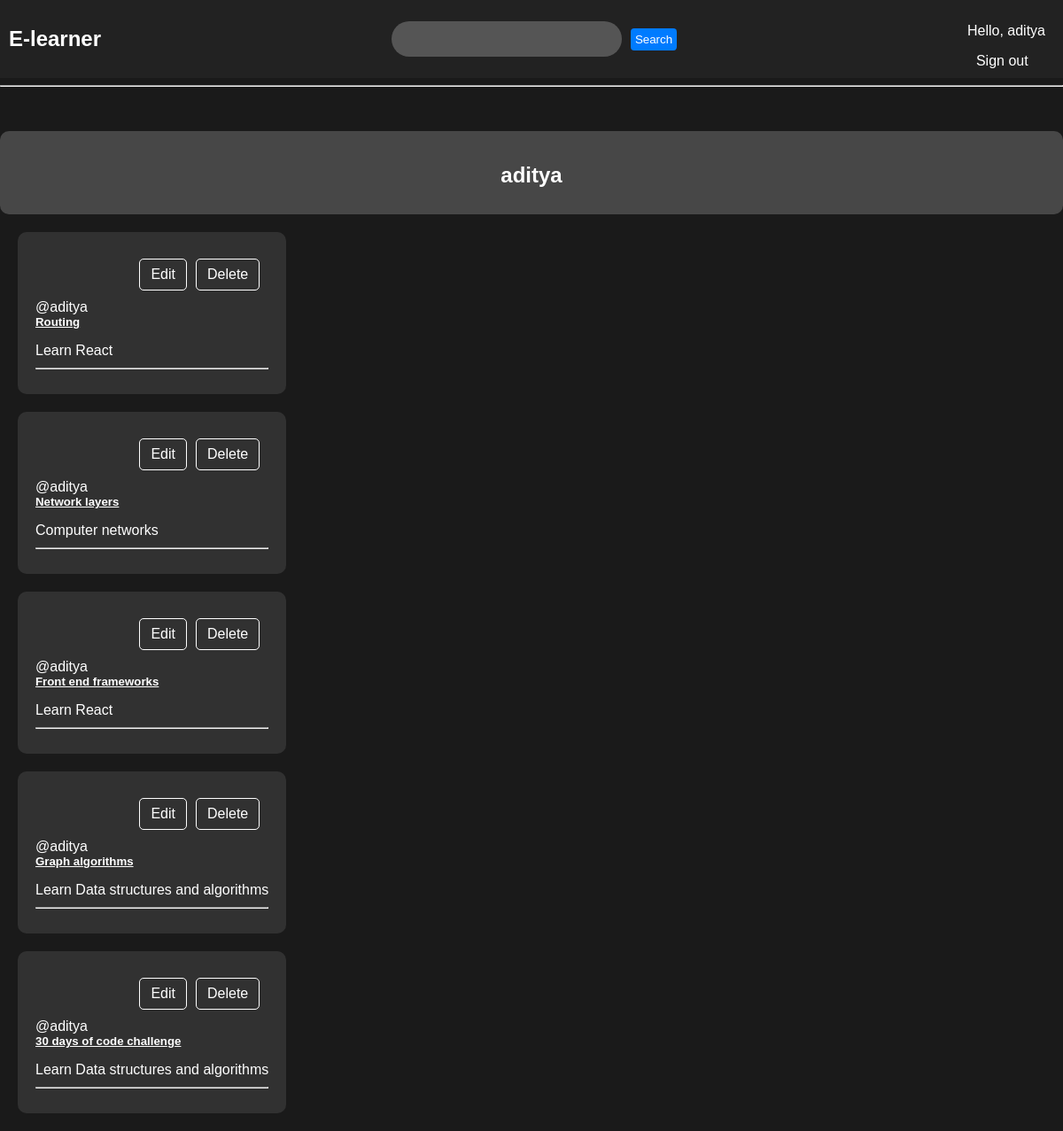
Before: /profile/1/ (signed in) with the older database file.
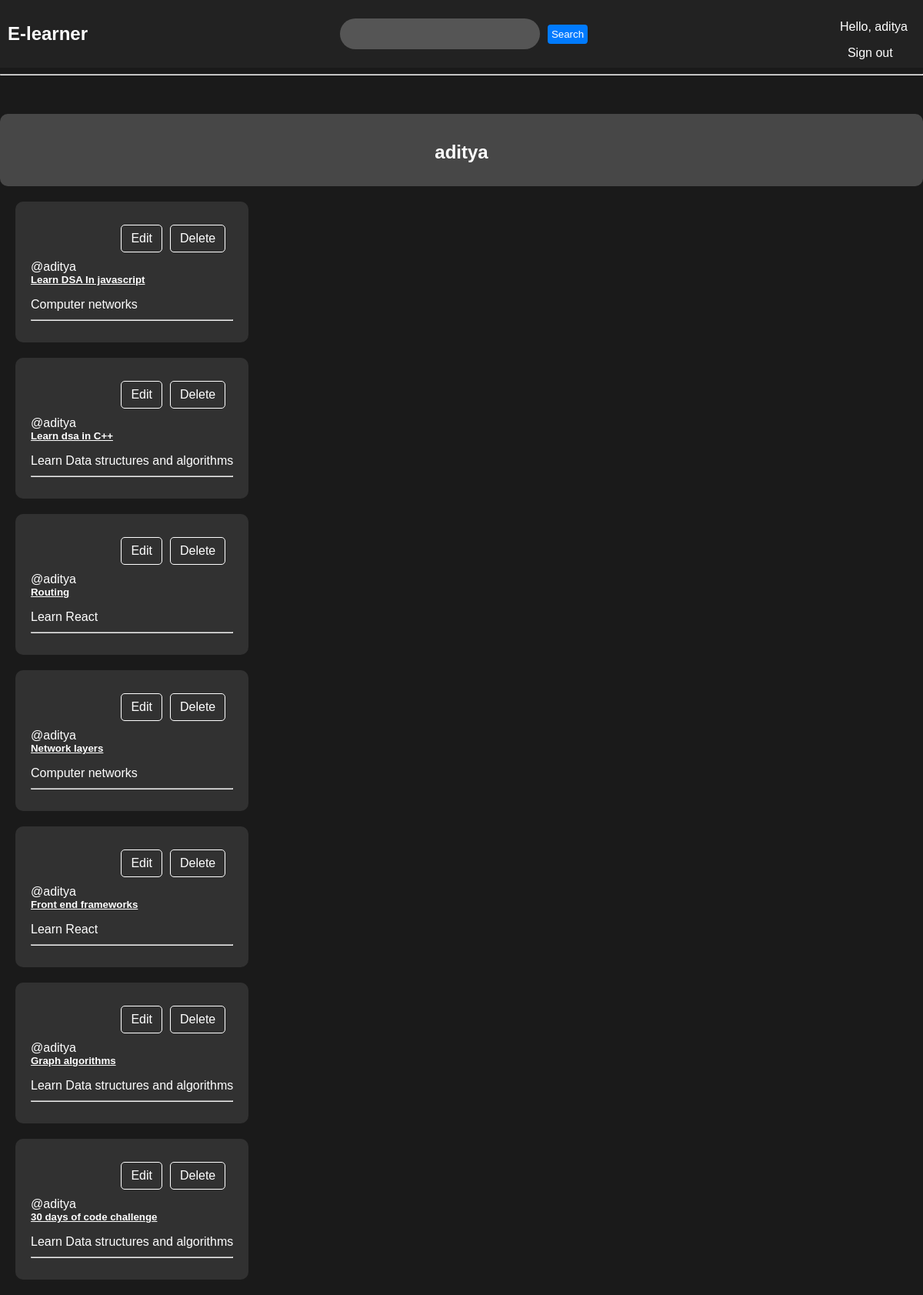
After: the same page with the newer database file.
### base/models.py (models this page shows, shortened)
class Room(models.Model):
    Chat_host=models.ForeignKey(User,on_delete=models.SET_NULL,null=True)
    subject=models.ForeignKey(Subject,on_delete=models.SET_NULL,null=True)
    name=models.CharField(max_length=200)
    description=models.TextField(null=True,blank=True)
    participants=models.ManyToManyField(User,null=True,related_name='participants',blank=True)
    updated = models.DateTimeField(auto_now=True)
    created= models.DateTimeField(auto_now_add=True)
    class Meta:
        ordering=['-updated','-created']

class Subject(models.Model):
    name=models.CharField(max_length=250)

### base/views.py (the view)
# urls.py: path('profile/<str:pk>/',views.userProfile,name="user-profile"),
@login_required(login_url='login')
def userProfile(request,pk):
    user=User.objects.get(id=pk)
    rooms=user.room_set.all()
    context={'user':user,'rooms':rooms}
    return render(request, 'base/profile.html',context)

### base/templates/base/profile.html (shortened to what this page needs)
{% extends 'mainTemp.html' %}
{% block content %}
<div class="profile-container">
    <div class="profile-header">
        <h1 class="profile-username">{{ user.username }}</h1>
    </div>
    <div class="profile-content">
            {% include 'base/feed_component.html' %}
    </div>
</div>
{% endblock content %}

### base/templates/base/feed_component.html (shortened to what this page needs)
<div>
    {% for room in rooms %}
    <div class="room-entry">
        {% if request.user == room.Chat_host %}
        <div class="room-entry-buttons">
            <a href="{% url 'update-room' room.id  %}">Edit</a>
            <a href="{% url 'delete-room' room.id %}">Delete</a>
        </div>
        {% endif %}
        <div class="fix1"><span>@{{ room.Chat_host.username }}</span></div>
        <h5><a href="{% url 'room' room.id %}">{{ room.name }}</a></h5>
        <p>{{ room.subject.name }}</p>
        <hr>
    </div>
    {% endfor %}
 </div>

Changed rows visible on the page:
added Room: shows "Edit", Chat_host.username "aditya", name "Learn DSA In javascript", subject.name "Computer networks"
added Room: shows "Edit", Chat_host.username "aditya", name "Learn dsa in C++", subject.name "Learn Data structures and algorithms"
